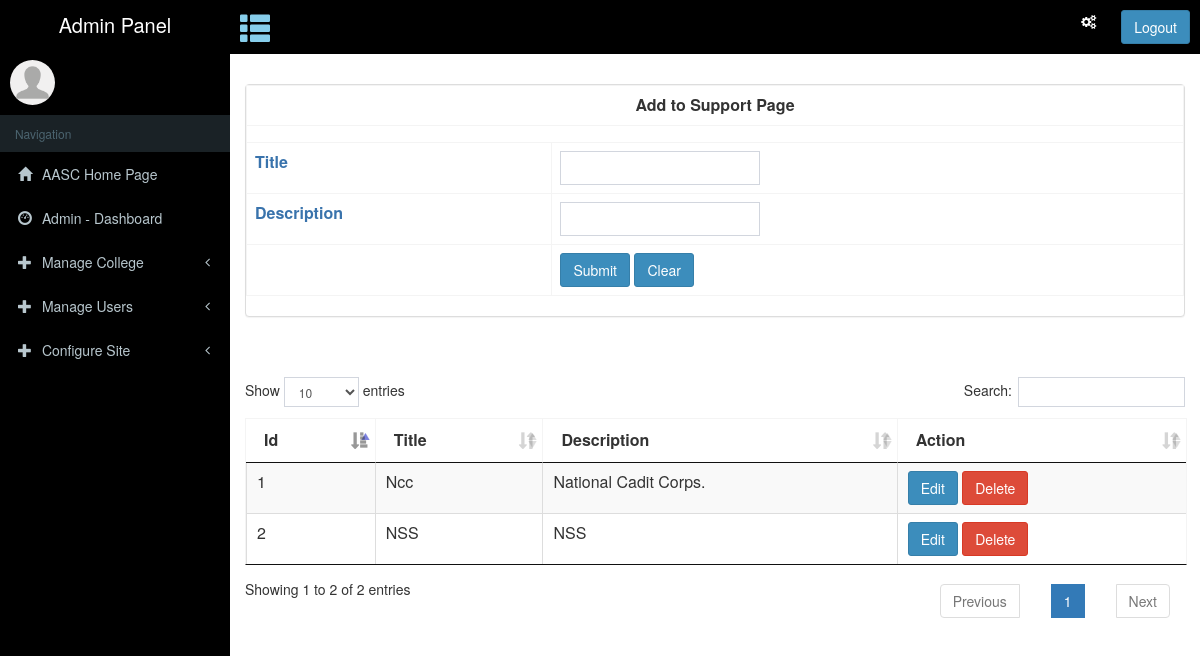
The app's page /account/configure-site/manage-support.php with its own data.
### tables this page shows
CREATE TABLE `support` (
  `id` int(255) NOT NULL,
  `title` varchar(500) NOT NULL,
  `about` varchar(500) NOT NULL
);

### account/configure-site/manage-support.php (the view, shortened to what this page needs)
<?php
include '../../connection.php';
?>
<!DOCTYPE html>
<html>
<head>
  <?php include '../../assets/dashboard-assets-css.php'; ?>
</head>
<body class="hold-transition skin-blue sidebar-mini">
<div class="wrapper">
            <?php include '../../navbar/dashboard-navbar.php';?>
        <?php include '../../sidebar/dashboard-left-sidebar.php';?>
  <div class="content-wrapper" style="background-color: #ffffff; ">
    <section class="content-header">
    </section>
    <section class="content">
    <div class="panel panel-default">
    <form method="post" action="manage-support.php">
      <table class="table table-bordered">
        <tr>
          <th colspan="4" class="panel-heading" style="font-weight: bold; text-align: center;"> Add to Support Page</th>
        </tr>
        <tr>
          <td align="center" colspan="4">
          </td>
        </tr>
        <tr>
          <td><span style="color: #3973ac; font-weight: bold; ">Title</td>
          <td><input type="text" name="txtadd" id="txtadd" class="form-control" style="width: 200px"></td>
        </tr>
        <tr>
          <td><span style="color: #3973ac; font-weight: bold; ">Description</td>
          <td><input type="phone" name="txtphone" id="txtphone" class="form-control" style="width: 200px"></td>
        </tr>
        <tr>
         <td></td>
          <td align="left">
            <input type="submit" name="btnsubmit" id="btnsubmit" value="Submit" class="btn btn-primary">
            <input type="button" name="btnclear" id="btnclear" value="Clear" class="btn btn-primary">
          </td>
        </tr>
      </table>
      </form>
    </div>
    <br><br>
    <div>
      <table id="example" class="table table-striped table-bordered cell-border" cellspacing="0" width="100%">
        <thead>
          <tr>
            <th>Id</th>
            <th>Title</th>
            <th>Description</th>
            <th>Action</th>
          </tr>
        </thead>
        <tbody>
<?php
              $get2 = mysqli_query($conn,"SELECT * FROM support");
              while($row2 = mysqli_fetch_array($get2))
              {
                $id=$row2['id'];
                $title=$row2['title'];
                $about=$row2['about'];
?>
        <div id="tbl_row">
          <tr>
            <td><?php echo $id; ?></td>
            <td><?php echo $title; ?></td>
            <td><?php echo $about; ?></td>
			<td>
              <input type="button" name="btnEdit" id="btnEdit" value="Edit" class="btn btn-primary" onclick="edit_row('<?php echo $id; ?>')">
              <input type="button" name="btnDelete" id="btnDelete" value="Delete" class="btn btn-danger" onclick="delete_row('<?php echo $id; ?>')">
            </td>
          </tr>
        </div>
<?php
              }
?>
        </tbody>
      </table>
    </div>
    </section>
  </div>
</div>
</body>
</html>

### assets/css/jAlert.css (style rules this page uses)
html,body { min-height: 100%; }

### records on screen
support: id "1", title "Ncc", about "National Cadit Corps."
support: id "2", title "NSS", about "NSS"
